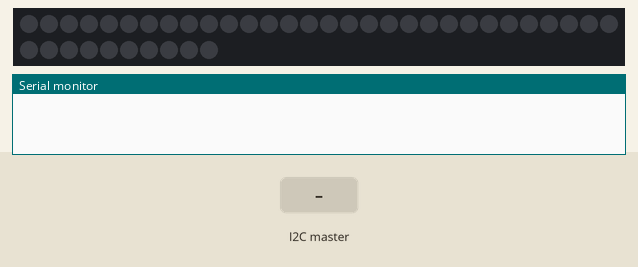
Recording of a program running on a simulated Arduino Uno, built with avr-gcc and run on an emulated ATmega328P. Parts: 40 RGB LEDs in strip order, left to right, continuing on the next row, the last lines printed to the serial monitor. The test bench sets the inputs (shaded band).

Above: at 1.2 s.
1.3 s: the I2C master sends the byte 1
At 2.4 s:
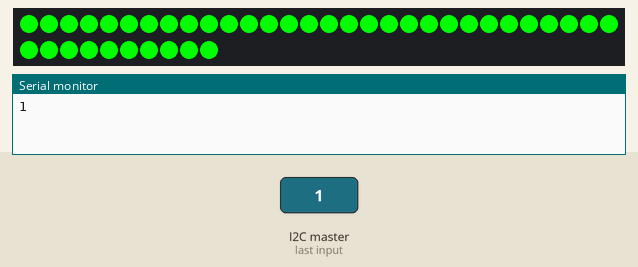
2.8 s: the I2C master sends the byte 90
At 3.6 s:
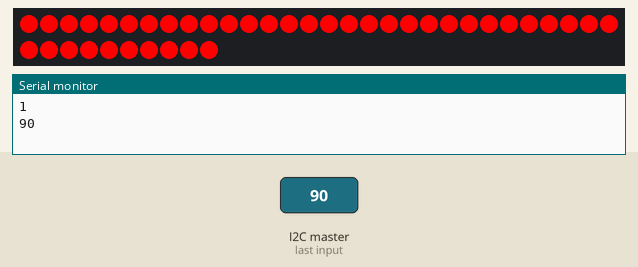
4.3 s: the I2C master sends the byte 0
At 4.7 s:
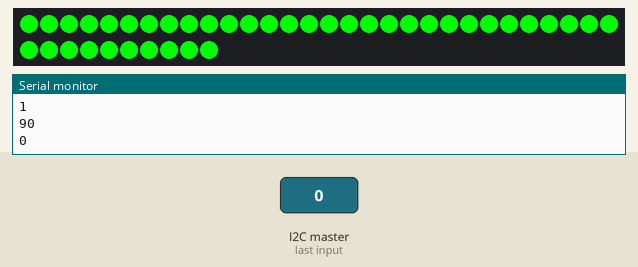
Timing chart, 0 to 7.3 s (numbered marks = the images above; inputs shaded):
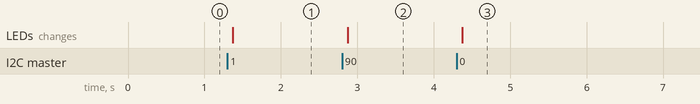

Measured:
- after the input at 1.3 s, the LEDs: change after 0.07 s (image 1)
- after the input at 2.8 s, the LEDs: change after 0.07 s (image 2)
- after the input at 4.3 s, the LEDs: change after 0.07 s (image 3)

The program:

main.cpp
```cpp
#include <Arduino.h>

#include <Adafruit_NeoPixel.h>
#ifdef __AVR__
#include <avr/power.h> // Required for 16 MHz Adafruit Trinket
#endif

#define PIN 13 // On Trinket or Gemma, suggest changing this to 1

#define NUMPIXELS 40 // Popular NeoPixel ring size

Adafruit_NeoPixel pixels(NUMPIXELS, PIN, NEO_GRB + NEO_KHZ800);

#include <Wire.h>

char c;
int cijfer;
int prevCijfer = 0;
String busy = "";

void LightsSystem();

void setup()
{
  Wire.begin(8);
  Wire.onReceive(LightsSystem);
  pixels.begin();
  Serial.begin(9600);
}

void loop()
{
  delay(100);
}

void LightsSystem()
{
  cijfer = Wire.read();
  Serial.println(cijfer);

  if (cijfer != prevCijfer)
  {
    if (cijfer < 30)
    {
      for (int i = 0; i < NUMPIXELS; i++)
      { // For each pixel...

        // pixels.Color() takes RGB values, from 0,0,0 up to 255,255,255
        // Here we're using a moderately bright green color:
        pixels.setPixelColor(i, pixels.Color(0, 255, 0));

        pixels.show(); // Send the updated pixel colors to the hardware.
      }
    }
    else if (cijfer > 30 && cijfer < 70)
    {
      for (int i = 0; i < NUMPIXELS; i++)
      { // For each pixel...

        // pixels.Color() takes RGB values, from 0,0,0 up to 255,255,255
        // Here we're using a moderately bright green color:
        pixels.setPixelColor(i, pixels.Color(255, 165, 0));

        pixels.show(); // Send the updated pixel colors to the hardware.
      }
    }
    else if (cijfer < 100)
    {
      for (int i = 0; i < NUMPIXELS; i++)
      { // For each pixel...

        // pixels.Color() takes RGB values, from 0,0,0 up to 255,255,255
        // Here we're using a moderately bright green color:
        pixels.setPixelColor(i, pixels.Color(255, 0, 0));

        pixels.show(); // Send the updated pixel colors to the hardware.
      }
    }
  }
  delay(500);
  prevCijfer = cijfer;
  busy = "";
}
```
